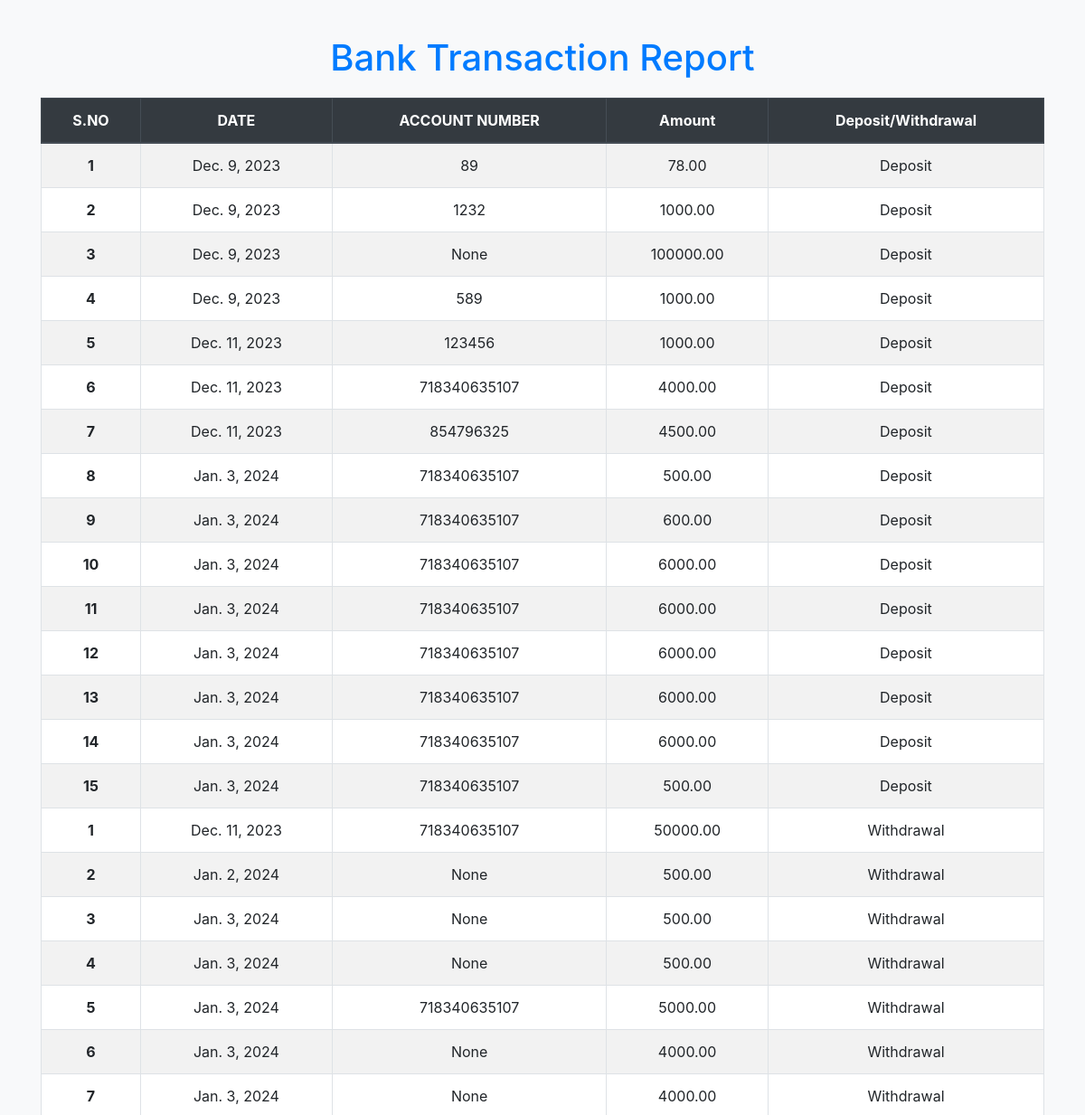
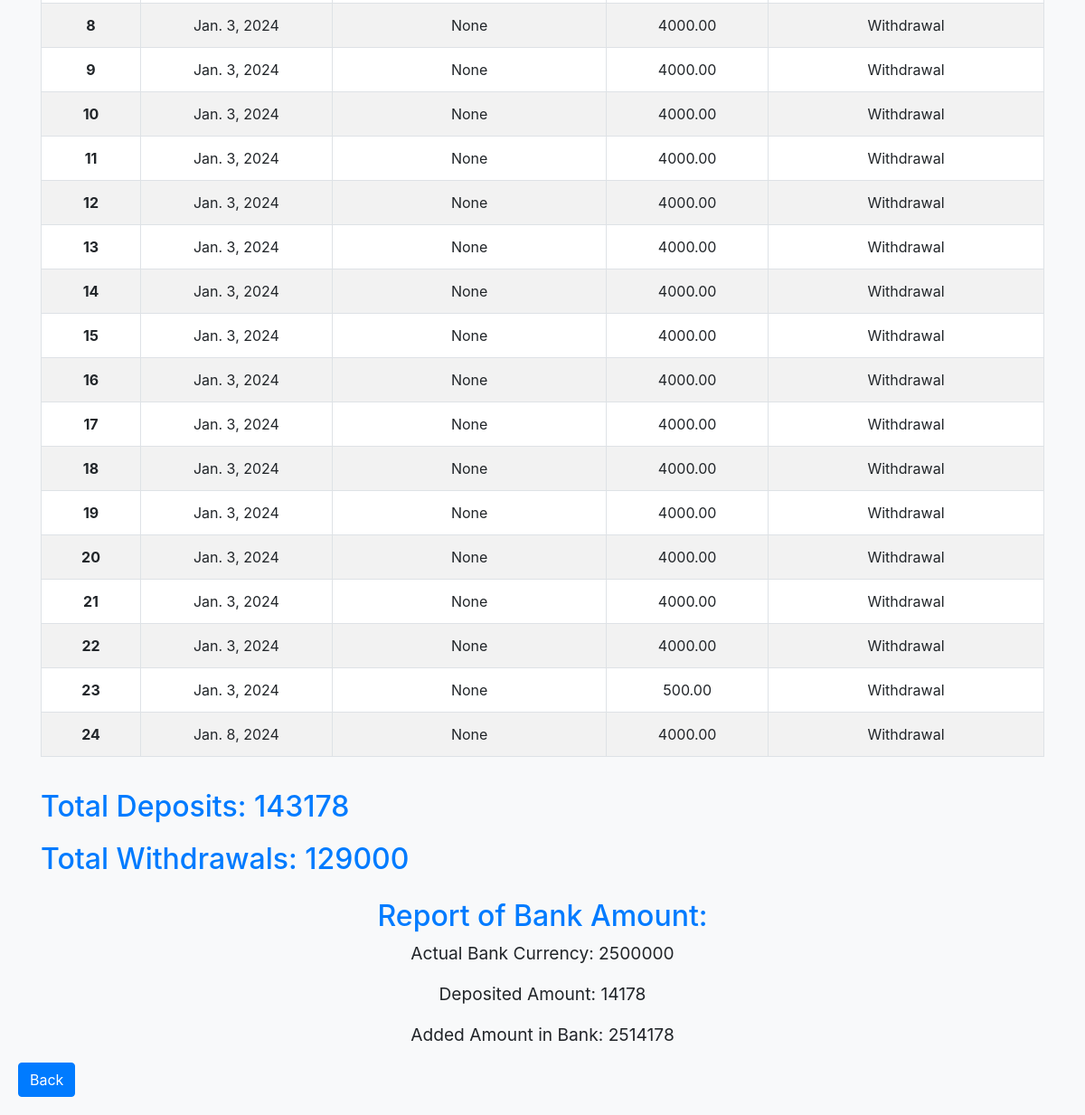
The page /report/ on the database its author committed (2 pictures, top to bottom).
### bankingapp/models.py (models this page shows)
class Deposit(models.Model):
    date = models.DateField()
    bank_account = models.ForeignKey(BankAccount, on_delete=models.CASCADE)
    account_number = models.CharField(max_length=50, blank=True, null=True)
    deposit_amount = models.DecimalField(max_digits=10, decimal_places=2)
    email=models.EmailField()
    currency = models.CharField(max_length=3, default='INR')

class Withdrawal(models.Model):
    date = models.DateField()
    bank_account = models.ForeignKey(BankAccount, on_delete=models.CASCADE)
    account_number = models.CharField(max_length=50, blank=True, null=True)
    withdrawal_amount = models.DecimalField(max_digits=10, decimal_places=2)
    email=models.EmailField()
    currency = models.CharField(max_length=3, default='INR')

### bankingapp/views.py (the view)
# urls.py: path('report/',report,name='report'),
def report(request):
    bank_accounts = BankAccount.objects.all()
    d = Deposit.objects.all()
    w = Withdrawal.objects.all()
    total_withdrawals = Withdrawal.objects.aggregate(total=Sum('withdrawal_amount'))['total'] or 0
    print("Total Withdrawals:", total_withdrawals)
    total_deposits = Deposit.objects.aggregate(total=Sum('deposit_amount'))['total'] or 0
    print("Total Deposits:", total_deposits)
    withdrawal_data = Withdrawal.objects.values('date').annotate(total=Sum('withdrawal_amount'))
    deposit_data = Deposit.objects.values('date').annotate(total=Sum('deposit_amount'))
    print("Withdrawals by Date:")
    for item in withdrawal_data:
        print(f"{item['date']} - {item['total']}")
    print("Deposits by Date:")
    for item in deposit_data:
        print(f"{item['date']} - {item['total']}")
    actual_amount=2500000
    amount=total_deposits-total_withdrawals
    added_amount=actual_amount+amount
    return render(request, 'report.html', {'added_amount':added_amount,'bank_accounts': bank_accounts,'d':d,'w':w,'total_withdrawals':total_withdrawals,'total_deposits':total_deposits,'actual_amount':actual_amount,'amount':amount})

### bankingapp/templates/report.html (shortened to what this page needs)
<!DOCTYPE html>
<html lang="en">
<head>
    <link rel="stylesheet" href="https://cdn.jsdelivr.net/npm/bootstrap@4.6.2/dist/css/bootstrap.min.css">
</head>
<body>
    <div class="container">
        <div class="row">
            <div class="col-12">
                <h1 class="text-center">Bank Transaction Report</h1>
                <div class="table-container">
                    <table class="table table-striped table-bordered">
                        <thead class="thead-dark">
                            <tr>
                                <th scope="col">S.NO</th>
                                <th scope="col">DATE</th>
                                <th scope="col">ACCOUNT NUMBER</th>
                                <th scope="col">Amount</th>
                                <th scope="col">Deposit/Withdrawal</th>
                            </tr>
                        </thead>
                        <tbody>
                            {% for i in d %}
                                <tr>
                                    <th scope="row">{{ forloop.counter }}</th>
                                    <td>{{ i.date }}</td>
                                    <td>{{ i.account_number }}</td>
                                    <td>{{ i.deposit_amount }}</td>
                                    <td>Deposit</td>
                                </tr>
                            {% endfor %}
                            {% for i in w %}
                                <tr>
                                    <th scope="row">{{ forloop.counter }}</th>
                                    <td>{{ i.date }}</td>
                                    <td>{{ i.account_number }}</td>
                                    <td>{{ i.withdrawal_amount }}</td>
                                    <td>Withdrawal</td>
                                </tr>
                            {% endfor %}
                        </tbody>
                    </table>
                </div>
                <h2>Total Deposits: {{ total_deposits }}</h2>
                <h2>Total Withdrawals: {{ total_withdrawals }}</h2>
                <div class="mt-4">
                    <h2 class="text-center">Report of Bank Amount:</h2>
                    <p class="text-center">Actual Bank Currency: {{ actual_amount }}</p>
                    <p class="text-center">Deposited Amount: {{ amount }}</p>
                    <p class="text-center">Added Amount in Bank: {{ added_amount }}</p>
                </div>
            </div>
        </div>
    </div>
    <a href="{% url 'bankingapp:cashier_mainpage' %}"><button class="btn btn-primary">Back</button></a>
</body>
</html>

### bankingapp/templates/report.html (style rules this page uses)
body { background-color: #f8f9fa; padding: 20px; }
.table-container { margin-top: 20px; overflow-x: auto; }
table { background-color: #ffffff; }
th, td { text-align: center; }
h1, h2 { color: #007bff; margin-top: 20px; }
p { font-size: 1.2rem; }

### rows shown on the page
Deposit: date "Dec. 9, 2023", account_number "89", deposit_amount "78.00"
Deposit: date "Dec. 9, 2023", account_number "1232", deposit_amount "1000.00"
Deposit: date "Dec. 9, 2023", account_number "None", deposit_amount "100000.00"
Deposit: date "Dec. 9, 2023", account_number "589", deposit_amount "1000.00"
Deposit: date "Dec. 11, 2023", account_number "123456", deposit_amount "1000.00"
Deposit: date "Dec. 11, 2023", account_number "718340635107", deposit_amount "4000.00"
Deposit: date "Dec. 11, 2023", account_number "854796325", deposit_amount "4500.00"
Deposit: date "Jan. 3, 2024", account_number "718340635107", deposit_amount "500.00"
Deposit: date "Jan. 3, 2024", account_number "718340635107", deposit_amount "600.00"
Deposit: date "Jan. 3, 2024", account_number "718340635107", deposit_amount "6000.00"
Deposit: date "Jan. 3, 2024", account_number "718340635107", deposit_amount "6000.00"
Deposit: date "Jan. 3, 2024", account_number "718340635107", deposit_amount "6000.00"
Deposit: date "Jan. 3, 2024", account_number "718340635107", deposit_amount "6000.00"
Deposit: date "Jan. 3, 2024", account_number "718340635107", deposit_amount "6000.00"
Deposit: date "Jan. 3, 2024", account_number "718340635107", deposit_amount "500.00"
Withdrawal: date "Dec. 11, 2023", account_number "718340635107", withdrawal_amount "50000.00"
Withdrawal: date "Jan. 2, 2024", account_number "None", withdrawal_amount "500.00"
Withdrawal: date "Jan. 3, 2024", account_number "None", withdrawal_amount "500.00"
Withdrawal: date "Jan. 3, 2024", account_number "None", withdrawal_amount "500.00"
Withdrawal: date "Jan. 3, 2024", account_number "718340635107", withdrawal_amount "5000.00"
Withdrawal: date "Jan. 3, 2024", account_number "None", withdrawal_amount "4000.00"
Withdrawal: date "Jan. 3, 2024", account_number "None", withdrawal_amount "4000.00"
Withdrawal: date "Jan. 3, 2024", account_number "None", withdrawal_amount "4000.00"
Withdrawal: date "Jan. 3, 2024", account_number "None", withdrawal_amount "4000.00"
Withdrawal: date "Jan. 3, 2024", account_number "None", withdrawal_amount "4000.00"
Withdrawal: date "Jan. 3, 2024", account_number "None", withdrawal_amount "4000.00"
Withdrawal: date "Jan. 3, 2024", account_number "None", withdrawal_amount "4000.00"
Withdrawal: date "Jan. 3, 2024", account_number "None", withdrawal_amount "4000.00"
Withdrawal: date "Jan. 3, 2024", account_number "None", withdrawal_amount "4000.00"
Withdrawal: date "Jan. 3, 2024", account_number "None", withdrawal_amount "4000.00"
Withdrawal: date "Jan. 3, 2024", account_number "None", withdrawal_amount "4000.00"
Withdrawal: date "Jan. 3, 2024", account_number "None", withdrawal_amount "4000.00"
Withdrawal: date "Jan. 3, 2024", account_number "None", withdrawal_amount "4000.00"
Withdrawal: date "Jan. 3, 2024", account_number "None", withdrawal_amount "4000.00"
Withdrawal: date "Jan. 3, 2024", account_number "None", withdrawal_amount "4000.00"
Withdrawal: date "Jan. 3, 2024", account_number "None", withdrawal_amount "4000.00"
Withdrawal: date "Jan. 3, 2024", account_number "None", withdrawal_amount "4000.00"
Withdrawal: date "Jan. 3, 2024", account_number "None", withdrawal_amount "500.00"
Withdrawal: date "Jan. 8, 2024", account_number "None", withdrawal_amount "4000.00"

### other values the page prints
{{ total_deposits }} "143178"
{{ total_withdrawals }} "129000"
{{ actual_amount }} "2500000"
{{ amount }} "14178"
{{ added_amount }} "2514178"
